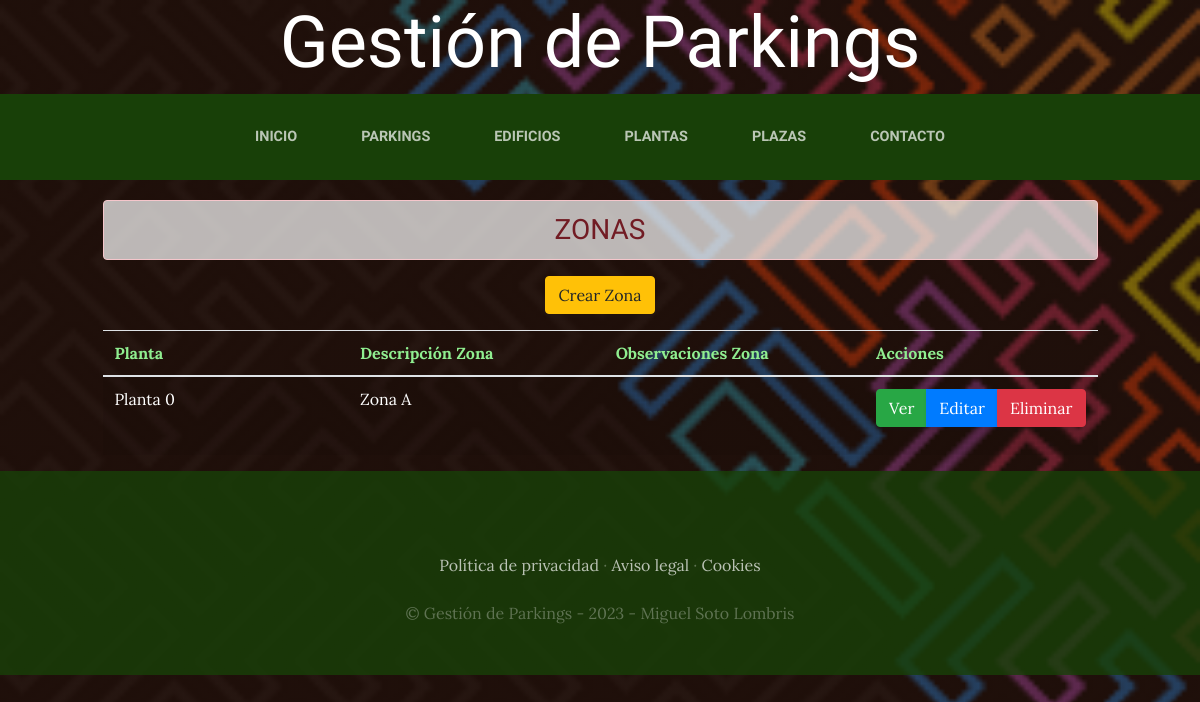
The page /zonas/ on the database as committed earlier.
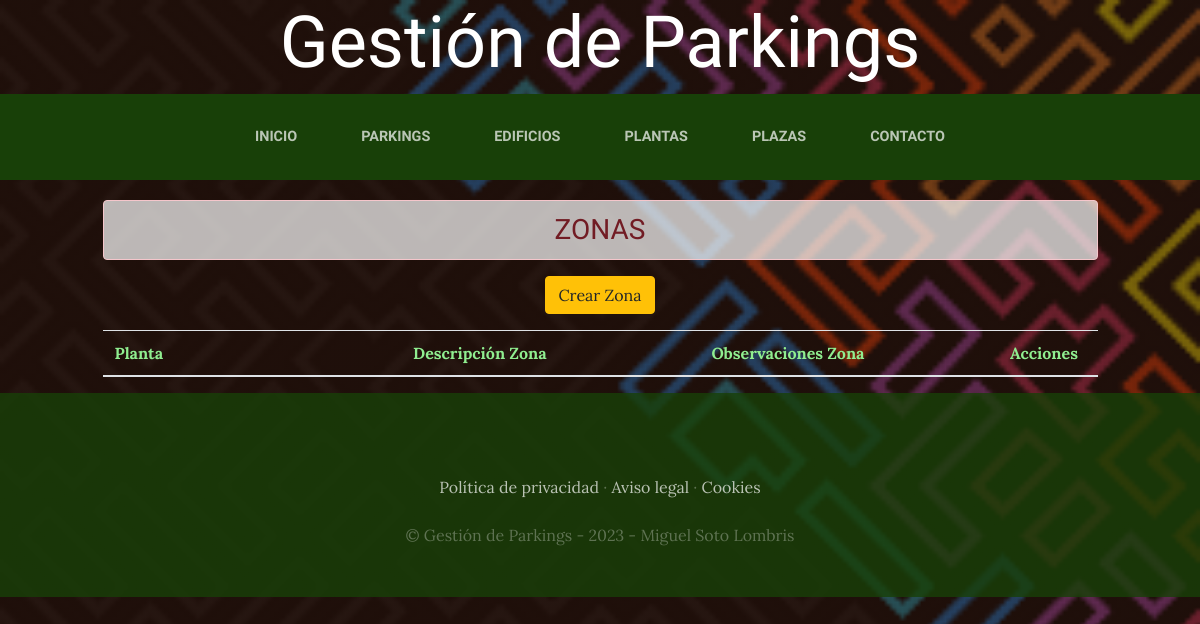
The same page on the database as committed later.
### zonas/models.py (models this page shows, shortened)
class Zona(models.Model):
    descripcion=models.CharField(max_length=50)
    observaciones=models.TextField(max_length=300, null=True, blank=True)
    created=models.DateTimeField(auto_now_add=True)
    updated=models.DateTimeField(auto_now_add=True)
    id_planta=models.ForeignKey(Planta, on_delete=models.CASCADE)
    class Meta:
        verbose_name='zona'
        verbose_name_plural='zonas'

### plantas/models.py (models this page shows)
class Planta(models.Model):
    descripcion=models.CharField(max_length=50)
    max_plazas=models.IntegerField(blank=False, default=0)
    observaciones=models.TextField(max_length=300, null=True, blank=True)
    created=models.DateTimeField(auto_now_add=True)
    updated=models.DateTimeField(auto_now_add=True)
    id_edificio=models.ForeignKey(Edificio, on_delete=models.CASCADE)
    class Meta:
        verbose_name='planta'
        verbose_name_plural='plantas'
    def __str__(self):
        return self.descripcion

### zonas/views.py (the view)
# urls.py: path('', ZonaListado.as_view(template_name = "zonas/index_zona.html"), name='ListarZona'),
class ZonaListado(ListView):
    model = Zona # Llamo a la clase 'Zona' que se encuentra en el archivo 'models.py'

### zonas/templates/zonas/index_zona.html (shortened to what this page needs)
{% extends "ParkingLotApp/base.html" %}
{% load static %}
{% block content %}
<div calss="container" style="padding-top: 10px;">
  <div class="row">
    <div class="col-lg-1">&nbsp;</div>
    <div class="col-lg-10 text-center text-uppercase"><h3 class="alert alert-danger text-center" style="background-color: rgba(255,255,255, 0.7); margin-top:10px;">Zonas</h3></div>
    <div class="col-lg-1">&nbsp;</div>
  </div>
  <div class="row">
    <div class="col-lg-1">&nbsp;</div>
    <div class="col-lg-10">
      <div class="btn_crear mb-3 text-center" style="margin:auto;">
          <a href="CrearZona" type="button" class="btn btn-warning">Crear Zona</a>
      </div>
      <table class="table table-striped table-hover">
          <thead>
              <tr style="color:lightgreen;">
                <th width="30%">Planta</th>
                <th width="30%">Descripción Zona</th>
                <th width="30%">Observaciones Zona</th>
                <th>Acciones</th>
              </tr>
          </thead>
          <tbody>
              {% for zona in object_list %}
                <tr style="color:white;">
                  <td>{{ zona.id_planta }}</td>
                  <td>{{ zona.descripcion }}</td>
                  <td>{{ zona.observaciones }}</td>
                  <td>
                    <form method="POST" action="ElminarZona/{{zona.id}}">
                      <div class="btn-group">
                        <a href="DetalleZona/{{zona.id}}" title="Ver" type="button" class="btn btn-success">Ver </a>
                        <a href="ActualizarZona/{{zona.id}}" title="Editar" type="button" class="btn btn-primary">Editar </a>
                        <button class="btn btn-danger" onclick="return eliminar();" type="submit">
                          Eliminar
                        </button>
                      </div>
                    </form>
                  </td>
                </tr>
              {% endfor %}
              </tbody>
      </table>
    </div>
    <div class="col-lg-1">&nbsp;</div>
  </div>
</div>
{% endblock %}

Rows that differ between the two databases and show on the page:
removed Zona: id_planta "Planta 0", descripcion "Zona A"
